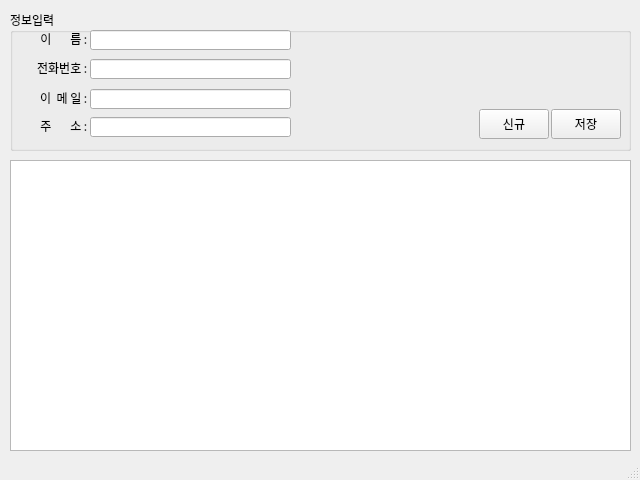
<?xml version="1.0" encoding="UTF-8"?>
<ui version="4.0">
 <class>MainWindow</class>
 <widget class="QMainWindow" name="MainWindow">
  <property name="geometry">
   <rect>
    <x>0</x>
    <y>0</y>
    <width>640</width>
    <height>480</height>
   </rect>
  </property>
  <property name="font">
   <font>
    <family>나눔고딕</family>
   </font>
  </property>
  <property name="windowTitle">
   <string>MainWindow</string>
  </property>
  <widget class="QWidget" name="centralwidget">
   <widget class="QWidget" name="verticalLayoutWidget">
    <property name="geometry">
     <rect>
      <x>10</x>
      <y>10</y>
      <width>621</width>
      <height>141</height>
     </rect>
    </property>
    <layout class="QVBoxLayout" name="verticalLayout">
     <item>
      <widget class="QGroupBox" name="groupBox">
       <property name="title">
        <string>정보입력</string>
       </property>
       <widget class="QLabel" name="label">
        <property name="geometry">
         <rect>
          <x>20</x>
          <y>23</y>
          <width>60</width>
          <height>12</height>
         </rect>
        </property>
        <property name="text">
         <string>이       름 : </string>
        </property>
        <property name="alignment">
         <set>Qt::AlignRight|Qt::AlignTrailing|Qt::AlignVCenter</set>
        </property>
       </widget>
       <widget class="QLineEdit" name="txtName">
        <property name="geometry">
         <rect>
          <x>80</x>
          <y>20</y>
          <width>201</width>
          <height>20</height>
         </rect>
        </property>
        <property name="inputMethodHints">
         <set>Qt::ImhDigitsOnly|Qt::ImhLatinOnly</set>
        </property>
       </widget>
       <widget class="QLabel" name="label_2">
        <property name="geometry">
         <rect>
          <x>20</x>
          <y>82</y>
          <width>60</width>
          <height>12</height>
         </rect>
        </property>
        <property name="text">
         <string>이  메 일 : </string>
        </property>
        <property name="alignment">
         <set>Qt::AlignRight|Qt::AlignTrailing|Qt::AlignVCenter</set>
        </property>
       </widget>
       <widget class="QLineEdit" name="txtEmail">
        <property name="geometry">
         <rect>
          <x>80</x>
          <y>79</y>
          <width>201</width>
          <height>20</height>
         </rect>
        </property>
       </widget>
       <widget class="QLabel" name="label_3">
        <property name="geometry">
         <rect>
          <x>20</x>
          <y>52</y>
          <width>60</width>
          <height>12</height>
         </rect>
        </property>
        <property name="text">
         <string>전화번호 : </string>
        </property>
        <property name="alignment">
         <set>Qt::AlignRight|Qt::AlignTrailing|Qt::AlignVCenter</set>
        </property>
       </widget>
       <widget class="QLineEdit" name="txtPhone">
        <property name="geometry">
         <rect>
          <x>80</x>
          <y>49</y>
          <width>201</width>
          <height>20</height>
         </rect>
        </property>
        <property name="inputMethodHints">
         <set>Qt::ImhFormattedNumbersOnly</set>
        </property>
       </widget>
       <widget class="QLabel" name="label_4">
        <property name="geometry">
         <rect>
          <x>20</x>
          <y>110</y>
          <width>60</width>
          <height>12</height>
         </rect>
        </property>
        <property name="text">
         <string>주       소 : </string>
        </property>
        <property name="alignment">
         <set>Qt::AlignRight|Qt::AlignTrailing|Qt::AlignVCenter</set>
        </property>
       </widget>
       <widget class="QLineEdit" name="txtAddress">
        <property name="geometry">
         <rect>
          <x>80</x>
          <y>107</y>
          <width>201</width>
          <height>20</height>
         </rect>
        </property>
       </widget>
       <widget class="QPushButton" name="btnNew">
        <property name="geometry">
         <rect>
          <x>469</x>
          <y>99</y>
          <width>70</width>
          <height>30</height>
         </rect>
        </property>
        <property name="text">
         <string>신규</string>
        </property>
       </widget>
       <widget class="QPushButton" name="btnSave">
        <property name="geometry">
         <rect>
          <x>541</x>
          <y>99</y>
          <width>70</width>
          <height>30</height>
         </rect>
        </property>
        <property name="text">
         <string>저장</string>
        </property>
       </widget>
      </widget>
     </item>
    </layout>
   </widget>
   <widget class="QWidget" name="verticalLayoutWidget_2">
    <property name="geometry">
     <rect>
      <x>10</x>
      <y>160</y>
      <width>621</width>
      <height>291</height>
     </rect>
    </property>
    <layout class="QVBoxLayout" name="verticalLayout_2">
     <item>
      <widget class="QTableWidget" name="tblAddress"/>
     </item>
    </layout>
   </widget>
  </widget>
  <widget class="QStatusBar" name="stbCurrent"/>
 </widget>
 <resources/>
 <connections/>
</ui>
